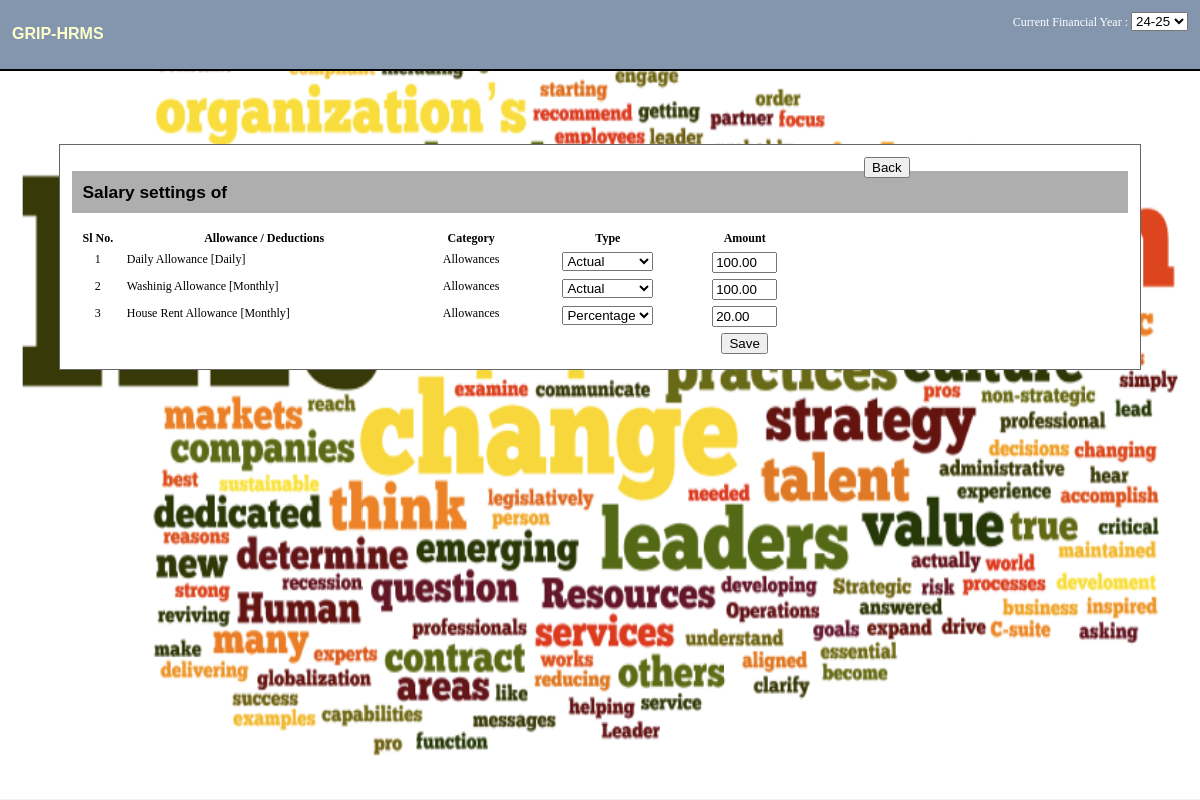
Page /master/employee/salConfig.php on the committed database.
### tables this page shows
CREATE TABLE IF NOT EXISTS `allowancemaster` (
  `alwID` int(10) NOT NULL AUTO_INCREMENT,
  `name` varchar(200) NOT NULL,
  `amount` double(15,2) NOT NULL DEFAULT '0.00',
  `atyp` int(1) NOT NULL DEFAULT '0',
  `paTyp` int(1) NOT NULL DEFAULT '0',
  `effTyp` int(1) NOT NULL DEFAULT '1',
  `esf` int(1) NOT NULL DEFAULT '0',
  `pfe` int(1) NOT NULL DEFAULT '0',
  `createDate` date NOT NULL DEFAULT '0000-00-00',
  `modDate` date NOT NULL DEFAULT '0000-00-00',
  `oprID` int(5) NOT NULL DEFAULT '0',
  `active` tinyint(1) NOT NULL DEFAULT '0',
  PRIMARY KEY (`alwID`)
);

### lib/header/HeaderLink.php (called while the page is built, shortened)
<?
require ($app['info']['path']."class/dbsql.php");
$obj=new dbsql();
?>

### class/dbsql.php (called while the page is built, shortened)
<?php
class dbsql{
	var $lnk;
	public function Connect($host,$user,$pass,$db){
		$dsn="mysql:host=$host;dbname=$db;charset=utf8";
		$this->lnk=new PDO($dsn, $user, $pass);
		$this->lnk->setAttribute(PDO::ATTR_ERRMODE, PDO::ERRMODE_EXCEPTION);
	}
	public function Select($tbl, $param=""){
		$sql="select * from $tbl";
		if (!empty($param)){
			$sql.=" where $param";
		}
		try {
			$res=$this->lnk->query($sql);
		} catch (Exception $e) {
			$res= 'ERROR: ' . $e->getMessage();
		}
		return $res;
	}
	public function FetchRow($res){
		$fres=$res->fetch(PDO::FETCH_NUM);
		return $fres;
	}
}
?>

### config/setup.php (called while the page is built, shortened)
<?php
$salRTyp=array("", "Actual", "Percentage");
require ($app['info']['path']."lib/header/HeaderLink.php");
?>

### master/employee/salConfig.php (the view, shortened to what this page needs)
<?
require ("../../config/setup.inc");
require($rpath."pageDesign.tmp.php");
$id=($_REQUEST['id']) ? $_REQUEST['id'] : 0;
	$mstRes=$obj->select("empmaster", "empID=$id");
	$mstFres=$obj->fetchrow($mstRes);
$empCode=$mstFres[2];
$chkRes=$obj->select("empallowance", "empCode='$empCode'");
$chkRows=$obj->rows($chkRes);
?>
<div class="contDiv">
			<div style="float:right; width:25%;"><input type="button" value="Back" onclick="getRef(0);" /></div>
	<form name="form1" method="post" action="setBack">
			<h2 style="font-family:arial; font-size:13pt; background-color:#AEAEAE; padding:1%;">Salary settings of <?= $mstFres[3]?></h2>
			<table width="70%" border="0" cellspacing="0" cellpadding="3">
			  <tr>
				<th width="7%" align="center" valign="top">Sl No. <input name="rid" type="hidden" value="<?= $id?>"></th>
				<th width="38%" align="center" valign="top">Allowance / Deductions</th>
				<th width="18%" align="center" valign="top">Category</th>
				<th width="19%" align="center" valign="top">Type</th>
				<th width="18%" align="center" valign="top">Amount</th>
			  </tr>
			  <?
			  $adRes=$obj->Select("allowancemaster order by effTyp,aTyp,name");
			  while ($adFres=$obj->fetchrow($adRes)){
			  	$r++;
				$eaRes=$obj->select("empallowance", "empCode='$empCode' and alwID=$adFres[0]");
				$eaFres=$obj->fetchrow($eaRes);
				$eaid=($eaFres[2]) ? $eaFres[2] : 0;
				if ($chkRows > 0){
					$amnt=(floatval($eaFres[3])>0) ? $eaFres[3] : 0;
				}else{
					$amnt=$adFres[2];
				}
				$t=($eaFres[4]) ? $eaFres[4] : $adFres[3];
				$u=($adFres[4]==2) ? "Daily" : "Monthly";
			  	$e=($adFres[5]==1) ? "Allowances" : "Deductions";
			  ?>
			  <tr>
				<td align="center" valign="top"><?= $r;?><input name="adID[]" type="hidden" value="<?= $adFres[0]?>"><input name="eaid[]" type="hidden" value="<?= $eaid?>" /> </td>
				<td align="left" valign="top"><?= $adFres[1]?> [<?= $u?>]</td>
				<td align="center" valign="top"><?= $e?></td>
				<td align="center" valign="top">
				<select name="rtyp[]" id="rtyp">
						<?
					  $countSal=count($salRTyp);
					  for ($i=1; $i<$countSal; $i++){
					  	if ($i==$t){
							print "<option value='$i' selected>$salRTyp[$i]</option>";
						}else{
							print "<option value='$i'>$salRTyp[$i]</option>";
						}
					  }
					  ?>
							</select>
				</td>
				<td align="center" valign="top"><input name="amnt[]" type="text" size="5" value="<?= sprintf("%0.2f", $amnt);?>"></td>
			  </tr>
			  <?
			  }
			  ?>
			    <tr>
			    <td align="center" valign="top">&nbsp;</td>
			    <td align="left" valign="top">&nbsp;</td>
			    <td align="center" valign="top">&nbsp;</td>
			    <td align="center" valign="top">&nbsp;</td>
			    <td align="center" valign="top"><input name="bsav" type="submit" id="bsav" value="Save"></td>
		      </tr>
		  </table>
  </form>
</div>

### rows in the picture
allowancemaster: name "Daily Allowance", paTyp "Daily", effTyp "Allowances", atyp "Actual", amount "100.00"
allowancemaster: name "Washinig Allowance", paTyp "Monthly", effTyp "Allowances", atyp "Actual", amount "100.00"
allowancemaster: name "House Rent Allowance", paTyp "Monthly", effTyp "Allowances", atyp "Percentage", amount "20.00"

### other values in the picture
$app['info']['name'] "GRIP-HRMS"
form field fyr "24-25"
